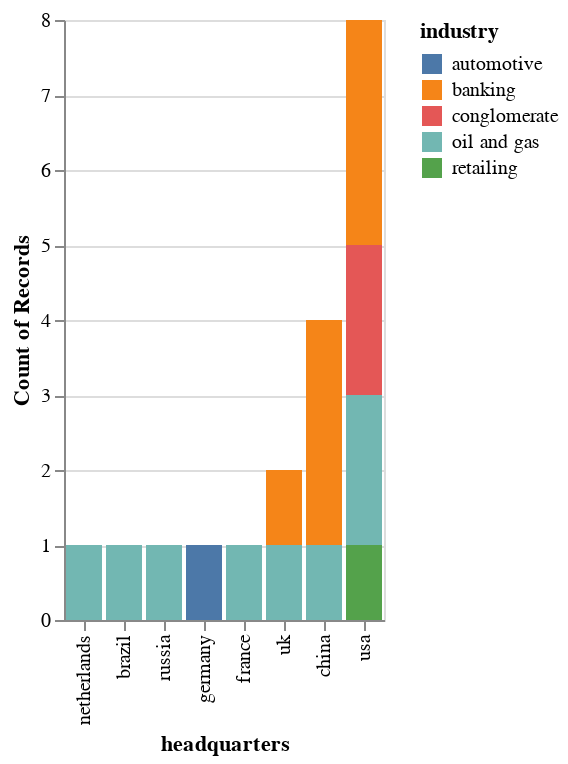

Write notebook code for a chart like this one.
### Code cell
# Failed: no sort
# vnli(hard_bar_task_table, "a stacked bar chart which shows the total number of records by headquarters. group bars by industry, and sort values in the ascending order.")

# Success
# vnli(hard_bar_task_table, "a stacked bar chart which shows the total number of records by headquarters. group bars by industry, and sort y-axis in the ascending order.")

# Failed: no color
# vnli(hard_bar_task_table, "count records by headquarters with a colored bar graph. color is industry. sort values by the y-axis (asc order).")
# vnli(hard_bar_task_table, "count records by headquarters with a colored bar graph. categorize values in the industry column. sort values by the y-axis (asc order).")

# Success
vnli(
    hard_bar_task_table,
    "count records by headquarters with a colored bar graph, categorized in industry. sort values by the y-axis (asc order).",
)

### Figure 1 — Vega-Lite specification as saved in the notebook (floating-point values rounded to 4 significant figures)
{"config": {"view": {"continuousWidth": 400, "continuousHeight": 300}}, "data": {"name": "data-34a03c838475b4bfd789119a4cecc635"}, "mark": "bar", "encoding": {"color": {"field": "industry", "type": "nominal"}, "x": {"field": "headquarters", "sort": "y", "type": "nominal"}, "y": {"aggregate": "count", "field": "headquarters", "type": "quantitative"}}, "$schema": "https://vega.github.io/schema/vega-lite/v4.17.0.json", "datasets": {"data-34a03c838475b4bfd789119a4cecc635": [{"company_id": 1.0, "name": "exxonmobil", "headquarters": "usa", "industry": "oil and gas", "sales_in_billion": 433.5, "profits_in_billion": 41.1, "assets_in_billion": 331.1, "market_value_in_billion": 407.4}, {"company_id": 2.0, "name": "jpmorgan chase", "headquarters": "usa", "industry": "banking", "sales_in_billion": 110.8, "profits_in_billion": 19.0, "assets_in_billion": 2266.0, "market_value_in_billion": 170.1}, {"company_id": 3.0, "name": "general electric", "headquarters": "usa", "industry": "conglomerate", "sales_in_billion": 147.3, "profits_in_billion": 14.2, "assets_in_billion": 717.2, "market_value_in_billion": 213.7}, {"company_id": 4.0, "name": "royal dutch shell", "headquarters": "netherlands", "industry": "oil and gas", "sales_in_billion": 470.2, "profits_in_billion": 30.9, "assets_in_billion": 340.5, "market_value_in_billion": 227.6}, {"company_id": 5.0, "name": "industrial and commercial bank of china", "headquarters": "china", "industry": "banking", "sales_in_billion": 82.6, "profits_in_billion": 25.1, "assets_in_billion": 2039.0, "market_value_in_billion": 237.4}, {"company_id": 6.0, "name": "hsbc", "headquarters": "uk", "industry": "banking", "sales_in_billion": 102.0, "profits_in_billion": 16.2, "assets_in_billion": 2550.0, "market_value_in_billion": 164.3}, {"company_id": 7.0, "name": "petrochina", "headquarters": "china", "industry": "oil and gas", "sales_in_billion": 310.1, "profits_in_billion": 20.6, "assets_in_billion": 304.7, "market_value_in_billion": 294.7}, {"company_id": 8.0, "name": "berkshire hathaway", "headquarters": "usa", "industry": "conglomerate", "sales_in_billion": 143.7, "profits_in_billion": 10.3, "assets_in_billion": 392.6, "market_value_in_billion": 202.2}, {"company_id": 9.0, "name": "wells fargo", "headquarters": "usa", "industry": "banking", "sales_in_billion": 87.6, "profits_in_billion": 15.9, "assets_in_billion": 1314.0, "market_value_in_billion": 178.7}, {"company_id": 10.0, "name": "petrobras", "headquarters": "brazil", "industry": "oil and gas", "sales_in_billion": 145.9, "profits_in_billion": 20.1, "assets_in_billion": 319.4, "market_value_in_billion": 180.0}, {"company_id": 11.0, "name": "bp", "headquarters": "uk", "industry": "oil and gas", "sales_in_billion": 375.5, "profits_in_billion": 25.7, "assets_in_billion": 292.5, "market_value_in_billion": 147.4}, {"company_id": 12.0, "name": "chevron", "headquarters": "usa", "industry": "oil and gas", "sales_in_billion": 236.3, "profits_in_billion": 26.9, "assets_in_billion": 209.5, "market_value_in_billion": 218.0}, {"company_id": 13.0, "name": "china construction bank", "headquarters": "china", "industry": "banking", "sales_in_billion": 68.7, "profits_in_billion": 20.5, "assets_in_billion": 1638.0, "market_value_in_billion": 201.9}, {"company_id": 14.0, "name": "citigroup", "headquarters": "usa", "industry": "banking", "sales_in_billion": 102.6, "profits_in_billion": 11.1, "assets_in_billion": 1874.0, "market_value_in_billion": 107.5}, {"company_id": 15.0, "name": "gazprom", "headquarters": "russia", "industry": "oil and gas", "sales_in_billion": 117.6, "profits_in_billion": 31.7, "assets_in_billion": 302.6, "market_value_in_billion": 159.8}, {"company_id": 16.0, "name": "walmart", "headquarters": "usa", "industry": "retailing", "sales_in_billion": 447.0, "profits_in_billion": 15.7, "assets_in_billion": 193.4, "market_value_in_billion": 208.4}, {"company_id": 17.0, "name": "volkswagen group", "headquarters": "germany", "industry": "automotive", "sales_in_billion": 221.9, "profits_in_billion": 21.5, "assets_in_billion": 328.7, "market_value_in_billion": 79.5}, {"company_id": 18.0, "name": "total", "headquarters": "france", "industry": "oil and gas", "sales_in_billion": 216.2, "profits_in_billion": 15.9, "assets_in_billion": 213.0, "market_value_in_billion": 132.4}, {"company_id": 19.0, "name": "agricultural bank of china", "headquarters": "china", "industry": "banking", "sales_in_billion": 62.4, "profits_in_billion": 14.4, "assets_in_billion": 1564.0, "market_value_in_billion": 154.8}]}}
